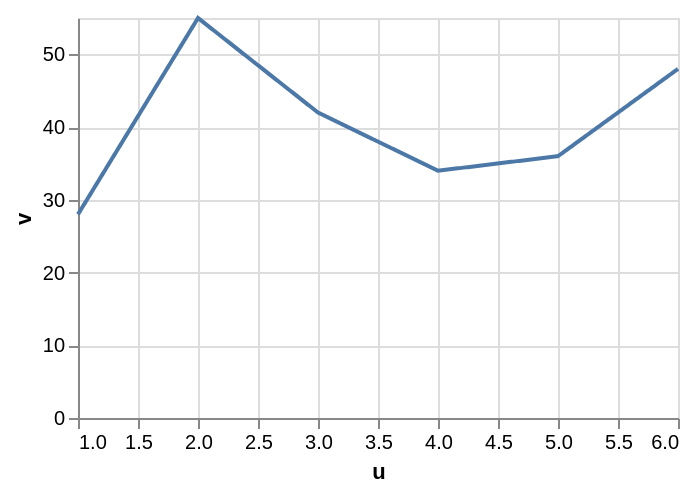

The Vega-Lite source for this figure:
### Vega specification from a JSON file in a GitHub repository (floating-point values rounded to 4 significant figures)
{"$schema": "https://vega.github.io/schema/vega/v6.json", "background": "white", "padding": 5, "width": 300, "height": 200, "style": "cell", "data": [{"name": "source_0", "values": [{"u": 1, "v": 28}, {"u": 2, "v": 55}, {"u": 3, "v": 42}, {"u": 4, "v": 34}, {"u": 5, "v": 36}, {"u": 6, "v": 48}]}, {"name": "data_0", "source": "source_0", "transform": [{"type": "formula", "expr": "toNumber(datum[\"u\"])", "as": "u"}]}], "signals": [{"name": "interpolate", "value": "linear", "bind": {"input": "select", "options": ["basis", "cardinal", "catmull-rom", "linear", "monotone", "natural", "step", "step-after", "step-before"]}}, {"name": "tension", "value": 0, "bind": {"input": "range", "min": 0, "max": 1, "step": 0.05}}, {"name": "strokeWidth", "value": 2, "bind": {"input": "range", "min": 0, "max": 10, "step": 0.5}}, {"name": "strokeCap", "value": "butt", "bind": {"input": "select", "options": ["butt", "round", "square"]}}, {"name": "strokeDash", "value": [1, 0], "bind": {"input": "select", "options": [[1, 0], [8, 8], [8, 4], [4, 4], [4, 2], [2, 1], [1, 1]]}}], "marks": [{"name": "marks", "type": "line", "style": ["line"], "sort": {"field": "x"}, "from": {"data": "data_0"}, "encode": {"update": {"strokeCap": {"signal": "strokeCap"}, "strokeWidth": {"signal": "strokeWidth"}, "strokeDash": {"signal": "strokeDash"}, "interpolate": {"signal": "interpolate"}, "tension": {"signal": "tension"}, "stroke": {"value": "#4c78a8"}, "description": {"signal": "\"u: \" + (format(datum[\"u\"], \"\")) + \"; v: \" + (format(datum[\"v\"], \"\"))"}, "x": {"scale": "x", "field": "u"}, "y": {"scale": "y", "field": "v"}, "defined": {"signal": "isValid(datum[\"u\"]) && isFinite(+datum[\"u\"]) && isValid(datum[\"v\"]) && isFinite(+datum[\"v\"])"}}}}], "scales": [{"name": "x", "type": "linear", "domain": {"data": "data_0", "field": "u"}, "range": [0, {"signal": "width"}], "nice": true, "zero": false}, {"name": "y", "type": "linear", "domain": {"data": "data_0", "field": "v"}, "range": [{"signal": "height"}, 0], "nice": true, "zero": true}], "axes": [{"scale": "x", "orient": "bottom", "gridScale": "y", "grid": true, "tickCount": {"signal": "ceil(width/40)"}, "domain": false, "labels": false, "aria": false, "maxExtent": 0, "minExtent": 0, "ticks": false, "zindex": 0}, {"scale": "y", "orient": "left", "gridScale": "x", "grid": true, "tickCount": {"signal": "ceil(height/40)"}, "domain": false, "labels": false, "aria": false, "maxExtent": 0, "minExtent": 0, "ticks": false, "zindex": 0}, {"scale": "x", "orient": "bottom", "grid": false, "title": "u", "labelFlush": true, "labelOverlap": true, "tickCount": {"signal": "ceil(width/40)"}, "zindex": 0}, {"scale": "y", "orient": "left", "grid": false, "title": "v", "labelOverlap": true, "tickCount": {"signal": "ceil(height/40)"}, "zindex": 0}]}
